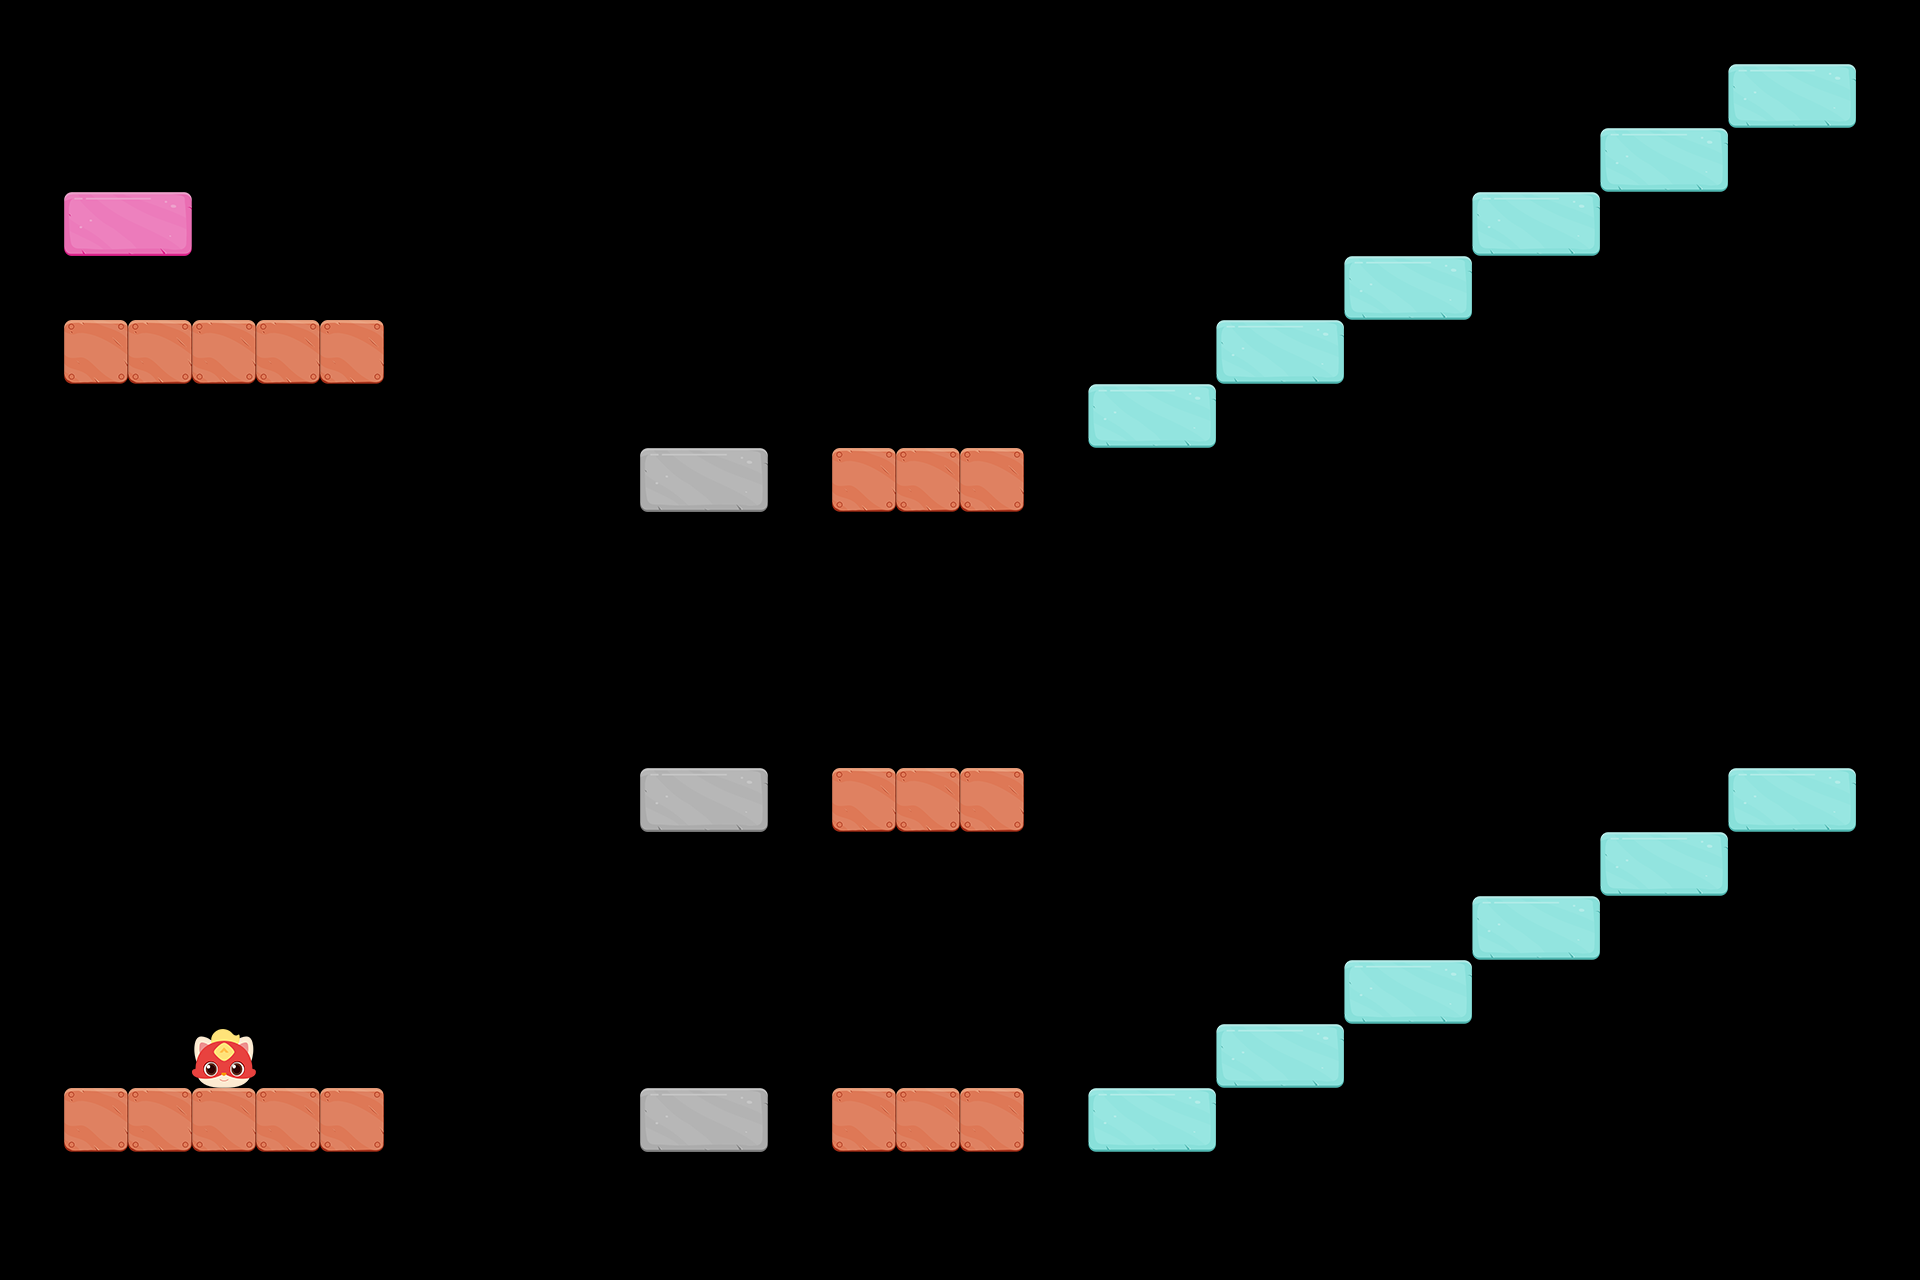

Rendered tile map (Tiled .tmx) drawn with the repository's tilesets; below, a short description and the full map source, tile grids included:
An orthogonal 30x20 tile map with 64x64 px tiles, 3 tile layers (墙, 砖块, 玩家) and 1 object.

<map version="1.9" tiledversion="1.9.2" orientation="orthogonal" renderorder="right-down" width="30" height="20" tilewidth="64" tileheight="64" infinite="0" nextlayerid="6" nextobjectid="2">
 <tileset firstgid="1" source="img.tsx" />
 <layer id="2" name="墙" width="30" height="20">
  <data encoding="csv">
0,0,0,0,0,0,0,0,0,0,0,0,0,0,0,0,0,0,0,0,0,0,0,0,0,0,0,0,0,0,
0,0,0,0,0,0,0,0,0,0,0,0,0,0,0,0,0,0,0,0,0,0,0,0,0,0,0,0,0,0,
0,0,0,0,0,0,0,0,0,0,0,0,0,0,0,0,0,0,0,0,0,0,0,0,0,0,0,0,0,0,
0,0,0,0,0,0,0,0,0,0,0,0,0,0,0,0,0,0,0,0,0,0,0,0,0,0,0,0,0,0,
0,0,0,0,0,0,0,0,0,0,0,0,0,0,0,0,0,0,0,0,0,0,0,0,0,0,0,0,0,0,
0,22,22,22,22,22,0,0,0,0,0,0,0,0,0,0,0,0,0,0,0,0,0,0,0,0,0,0,0,0,
0,0,0,0,0,0,0,0,0,0,0,0,0,0,0,0,0,0,0,0,0,0,0,0,0,0,0,0,0,0,
0,0,0,0,0,0,0,0,0,0,0,0,0,22,22,22,0,0,0,0,0,0,0,0,0,0,0,0,0,0,
0,0,0,0,0,0,0,0,0,0,0,0,0,0,0,0,0,0,0,0,0,0,0,0,0,0,0,0,0,0,
0,0,0,0,0,0,0,0,0,0,0,0,0,0,0,0,0,0,0,0,0,0,0,0,0,0,0,0,0,0,
0,0,0,0,0,0,0,0,0,0,0,0,0,0,0,0,0,0,0,0,0,0,0,0,0,0,0,0,0,0,
0,0,0,0,0,0,0,0,0,0,0,0,0,0,0,0,0,0,0,0,0,0,0,0,0,0,0,0,0,0,
0,0,0,0,0,0,0,0,0,0,0,0,0,22,22,22,0,0,0,0,0,0,0,0,0,0,0,0,0,0,
0,0,0,0,0,0,0,0,0,0,0,0,0,0,0,0,0,0,0,0,0,0,0,0,0,0,0,0,0,0,
0,0,0,0,0,0,0,0,0,0,0,0,0,0,0,0,0,0,0,0,0,0,0,0,0,0,0,0,0,0,
0,0,0,0,0,0,0,0,0,0,0,0,0,0,0,0,0,0,0,0,0,0,0,0,0,0,0,0,0,0,
0,0,0,0,0,0,0,0,0,0,0,0,0,0,0,0,0,0,0,0,0,0,0,0,0,0,0,0,0,0,
0,22,22,22,22,22,0,0,0,0,0,0,0,22,22,22,0,0,0,0,0,0,0,0,0,0,0,0,0,0,
0,0,0,0,0,0,0,0,0,0,0,0,0,0,0,0,0,0,0,0,0,0,0,0,0,0,0,0,0,0,
0,0,0,0,0,0,0,0,0,0,0,0,0,0,0,0,0,0,0,0,0,0,0,0,0,0,0,0,0,0
</data>
 </layer>
 <layer id="3" name="砖块" width="30" height="20">
  <data encoding="csv">
0,0,0,0,0,0,0,0,0,0,0,0,0,0,0,0,0,0,0,0,0,0,0,0,0,0,0,0,0,0,
0,0,0,0,0,0,0,0,0,0,0,0,0,0,0,0,0,0,0,0,0,0,0,0,0,0,0,7,0,0,
0,0,0,0,0,0,0,0,0,0,0,0,0,0,0,0,0,0,0,0,0,0,0,0,0,7,0,0,0,0,
0,3,0,0,0,0,0,0,0,0,0,0,0,0,0,0,0,0,0,0,0,0,0,7,0,0,0,0,0,0,
0,0,0,0,0,0,0,0,0,0,0,0,0,0,0,0,0,0,0,0,0,7,0,0,0,0,0,0,0,0,
0,0,0,0,0,0,0,0,0,0,0,0,0,0,0,0,0,0,0,7,0,0,0,0,0,0,0,0,0,0,
0,0,0,0,0,0,0,0,0,0,0,0,0,0,0,0,0,7,0,0,0,0,0,0,0,0,0,0,0,0,
0,0,0,0,0,0,0,0,0,0,5,0,0,0,0,0,0,0,0,0,0,0,0,0,0,0,0,0,0,0,
0,0,0,0,0,0,0,0,0,0,0,0,0,0,0,0,0,0,0,0,0,0,0,0,0,0,0,0,0,0,
0,0,0,0,0,0,0,0,0,0,0,0,0,0,0,0,0,0,0,0,0,0,0,0,0,0,0,0,0,0,
0,0,0,0,0,0,0,0,0,0,0,0,0,0,0,0,0,0,0,0,0,0,0,0,0,0,0,0,0,0,
0,0,0,0,0,0,0,0,0,0,0,0,0,0,0,0,0,0,0,0,0,0,0,0,0,0,0,0,0,0,
0,0,0,0,0,0,0,0,0,0,5,0,0,0,0,0,0,0,0,0,0,0,0,0,0,0,0,7,0,0,
0,0,0,0,0,0,0,0,0,0,0,0,0,0,0,0,0,0,0,0,0,0,0,0,0,7,0,0,0,0,
0,0,0,0,0,0,0,0,0,0,0,0,0,0,0,0,0,0,0,0,0,0,0,7,0,0,0,0,0,0,
0,0,0,0,0,0,0,0,0,0,0,0,0,0,0,0,0,0,0,0,0,7,0,0,0,0,0,0,0,0,
0,0,0,0,0,0,0,0,0,0,0,0,0,0,0,0,0,0,0,7,0,0,0,0,0,0,0,0,0,0,
0,0,0,0,0,0,0,0,0,0,5,0,0,0,0,0,0,7,0,0,0,0,0,0,0,0,0,0,0,0,
0,0,0,0,0,0,0,0,0,0,0,0,0,0,0,0,0,0,0,0,0,0,0,0,0,0,0,0,0,0,
0,0,0,0,0,0,0,0,0,0,0,0,0,0,0,0,0,0,0,0,0,0,0,0,0,0,0,0,0,0
</data>
 </layer>
 <layer id="4" name="玩家" width="30" height="20">
  <data encoding="csv">
0,0,0,0,0,0,0,0,0,0,0,0,0,0,0,0,0,0,0,0,0,0,0,0,0,0,0,0,0,0,
0,0,0,0,0,0,0,0,0,0,0,0,0,0,0,0,0,0,0,0,0,0,0,0,0,0,0,0,0,0,
0,0,0,0,0,0,0,0,0,0,0,0,0,0,0,0,0,0,0,0,0,0,0,0,0,0,0,0,0,0,
0,0,0,0,0,0,0,0,0,0,0,0,0,0,0,0,0,0,0,0,0,0,0,0,0,0,0,0,0,0,
0,0,0,0,0,0,0,0,0,0,0,0,0,0,0,0,0,0,0,0,0,0,0,0,0,0,0,0,0,0,
0,0,0,0,0,0,0,0,0,0,0,0,0,0,0,0,0,0,0,0,0,0,0,0,0,0,0,0,0,0,
0,0,0,0,0,0,0,0,0,0,0,0,0,0,0,0,0,0,0,0,0,0,0,0,0,0,0,0,0,0,
0,0,0,0,0,0,0,0,0,0,0,0,0,0,0,0,0,0,0,0,0,0,0,0,0,0,0,0,0,0,
0,0,0,0,0,0,0,0,0,0,0,0,0,0,0,0,0,0,0,0,0,0,0,0,0,0,0,0,0,0,
0,0,0,0,0,0,0,0,0,0,0,0,0,0,0,0,0,0,0,0,0,0,0,0,0,0,0,0,0,0,
0,0,0,0,0,0,0,0,0,0,0,0,0,0,0,0,0,0,0,0,0,0,0,0,0,0,0,0,0,0,
0,0,0,0,0,0,0,0,0,0,0,0,0,0,0,0,0,0,0,0,0,0,0,0,0,0,0,0,0,0,
0,0,0,0,0,0,0,0,0,0,0,0,0,0,0,0,0,0,0,0,0,0,0,0,0,0,0,0,0,0,
0,0,0,0,0,0,0,0,0,0,0,0,0,0,0,0,0,0,0,0,0,0,0,0,0,0,0,0,0,0,
0,0,0,0,0,0,0,0,0,0,0,0,0,0,0,0,0,0,0,0,0,0,0,0,0,0,0,0,0,0,
0,0,0,0,0,0,0,0,0,0,0,0,0,0,0,0,0,0,0,0,0,0,0,0,0,0,0,0,0,0,
0,0,0,10,0,0,0,0,0,0,0,0,0,0,0,0,0,0,0,0,0,0,0,0,0,0,0,0,0,0,
0,0,0,0,0,0,0,0,0,0,0,0,0,0,0,0,0,0,0,0,0,0,0,0,0,0,0,0,0,0,
0,0,0,0,0,0,0,0,0,0,0,0,0,0,0,0,0,0,0,0,0,0,0,0,0,0,0,0,0,0,
0,0,0,0,0,0,0,0,0,0,0,0,0,0,0,0,0,0,0,0,0,0,0,0,0,0,0,0,0,0
</data>
 </layer>
 <objectgroup id="5" name="移动的砖块">
  <properties>
   <property name="boundary_bottom" type="int" value="64" />
   <property name="boundary_top" type="int" value="576" />
   <property name="change_y" type="int" value="-3" />
  </properties>
  <object id="1" gid="17" x="447.429" y="1153.43" width="128" height="64">
   <properties>
    <property name="boundary_bottom" type="int" value="32" />
    <property name="boundary_top" type="int" value="640" />
    <property name="change_y" type="int" value="-3" />
   </properties>
  </object>
 </objectgroup>
</map>
